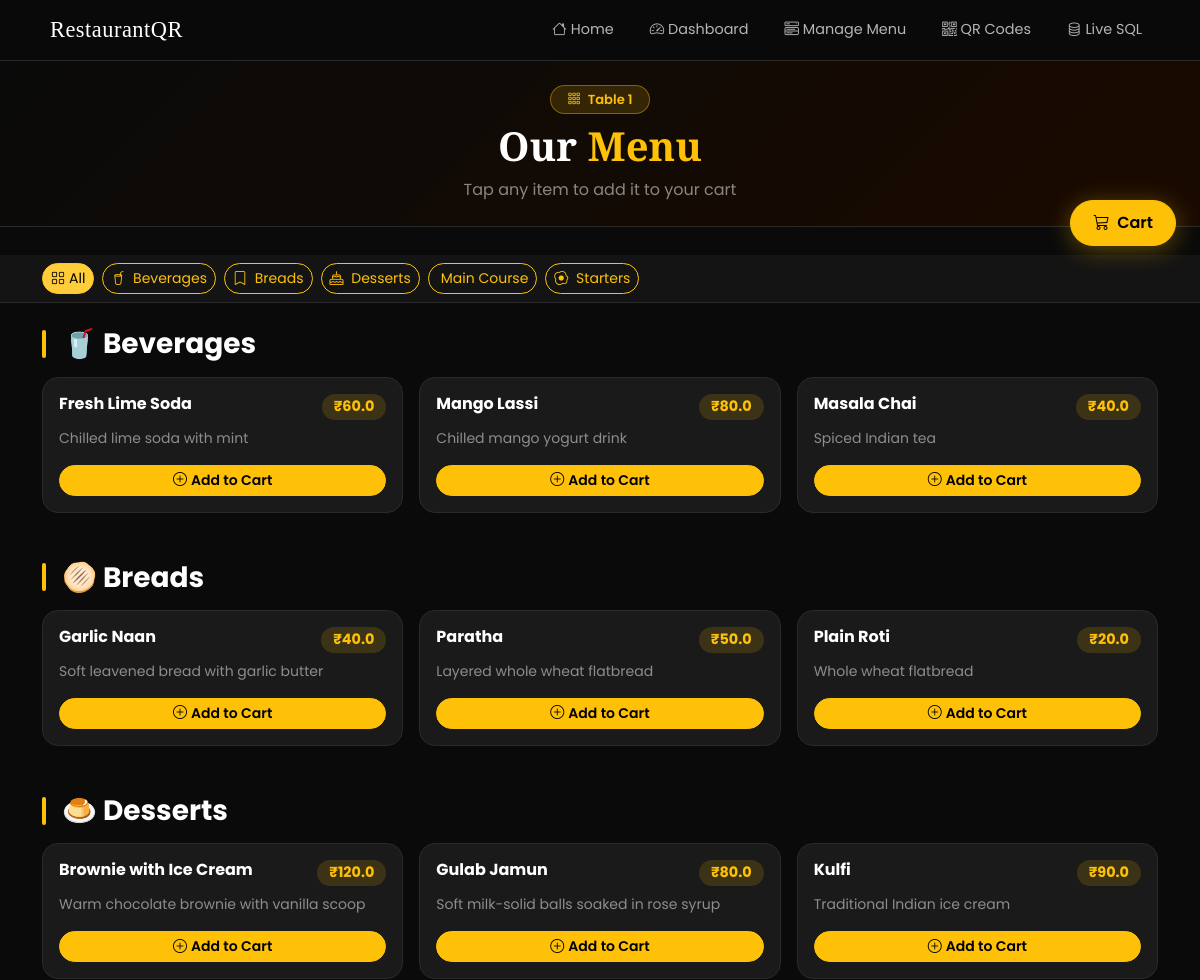
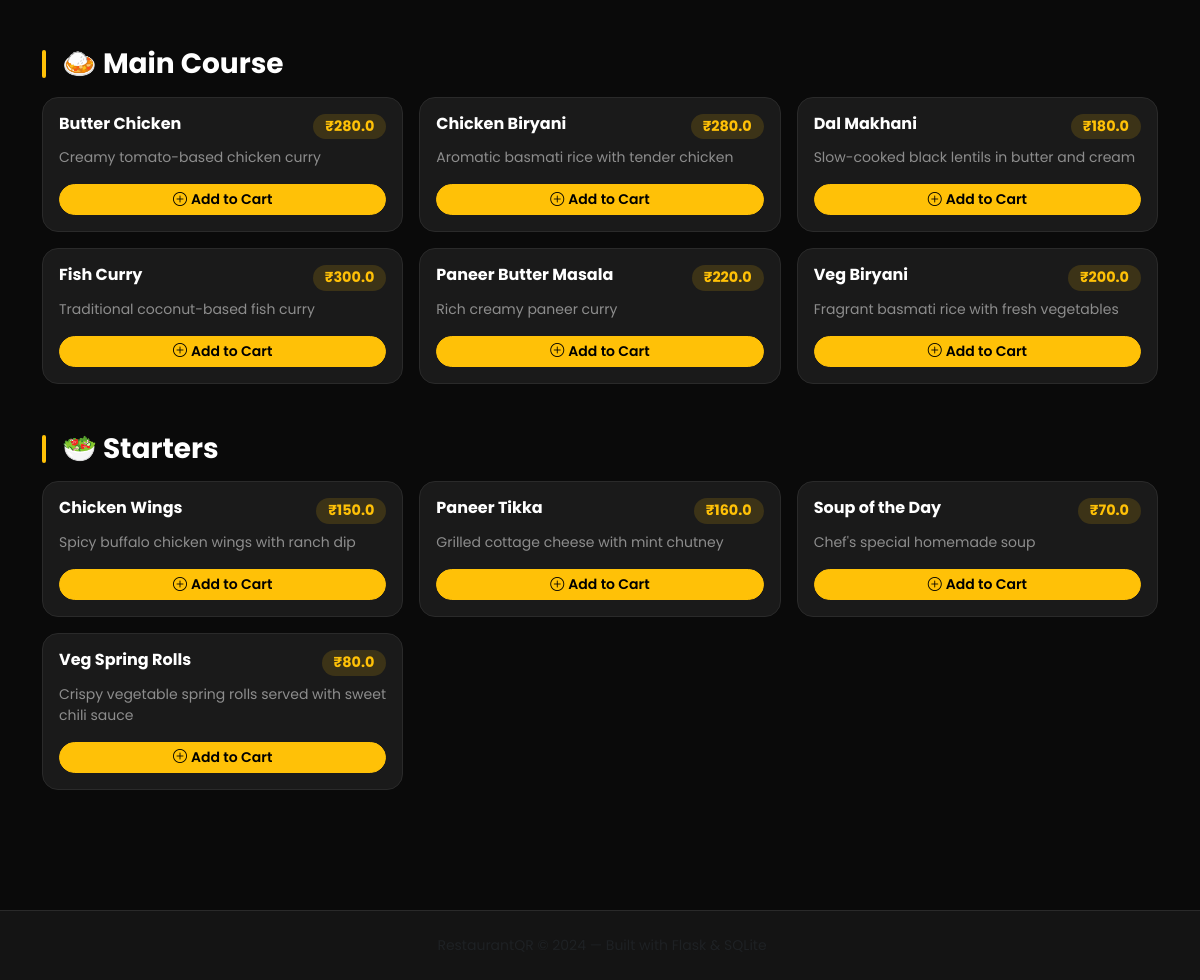
Page /menu/1 on the committed database (2 pictures, top to bottom).
### tables this page shows
CREATE TABLE tables (
            table_id     INTEGER PRIMARY KEY AUTOINCREMENT,
            table_number INTEGER UNIQUE NOT NULL,
            status       TEXT NOT NULL DEFAULT 'available'
                         CHECK(status IN ('available', 'occupied', 'reserved'))
        );

CREATE TABLE menu (
            item_id    INTEGER PRIMARY KEY AUTOINCREMENT,
            item_name  TEXT    NOT NULL,
            price      REAL    NOT NULL,
            category   TEXT    NOT NULL,
            description TEXT   DEFAULT '',
            available  INTEGER NOT NULL DEFAULT 1   -- 1=yes, 0=no
        );

### app.py (the view)
@app.route("/menu/<int:table_number>")
def menu(table_number):
    conn = get_db()
    table = conn.execute(
        "SELECT * FROM tables WHERE table_number = ?", (table_number,)
    ).fetchone()
    if not table:
        conn.close()
        return render_template("error.html", message=f"Table {table_number} does not exist."), 404
    items = conn.execute(
        "SELECT * FROM menu WHERE available = 1 ORDER BY category, item_name"
    ).fetchall()
    conn.close()
    menu_by_category = {}
    for item in items:
        cat = item["category"]
        menu_by_category.setdefault(cat, []).append(dict(item))
    cart_key = f"cart_{table_number}"
    if cart_key not in session:
        session[cart_key] = {}
    cart = session.get(cart_key, {})
    cart_count = sum(cart.values())
    return render_template(
        "menu.html",
        table=table,
        menu_by_category=menu_by_category,
        cart_count=cart_count,
        table_number=table_number,
    )

### app.py (called while the page is built)
def get_db():
    conn = sqlite3.connect(DATABASE)
    return LoggingConnection(conn)

    def execute(self, sql, params=()):
        skip_prefixes = ("PRAGMA",)
        sql_clean = sql.strip()
        if not any(sql_clean.upper().startswith(p) for p in skip_prefixes):
            try:
                from flask import request as _req
                route = _req.path
            except Exception:
                route = "(init)"
            entry = {
                "sql":       sql_clean,
                "params":    list(params) if params else [],
                "timestamp": datetime.now().strftime("%H:%M:%S"),
                "route":     route,
                "rows":      None,   # filled in after fetch
            }
            SQL_LOG.append(entry)
            if len(SQL_LOG) > MAX_LOG_ENTRIES:
                SQL_LOG.pop(0)
        return self._conn.execute(sql, params)

    def close(self):
        self._conn.close()

### templates/menu.html (shortened to what this page needs)
{% extends "base.html" %}
{% block content %}
<div class="menu-header py-4 text-white text-center position-relative">
  <div class="container">
    <span class="table-badge mb-2 d-inline-block">
      <i class="bi bi-grid-3x3-gap me-1"></i> Table {{ table.table_number }}
    </span>
    <h1 class="fw-bold" style="font-family:'Playfair Display',serif;">
      Our <span class="text-warning">Menu</span>
    </h1>
    <p class="text-white-50 mb-0">Tap any item to add it to your cart</p>
  </div>
  <a href="/cart/{{ table_number }}" class="cart-float btn btn-warning rounded-pill shadow-lg">
    <i class="bi bi-cart3 me-1"></i>
    Cart
  </a>
</div>
<div class="sticky-tabs py-2 px-3">
  <div class="container">
    <div class="d-flex gap-2 flex-wrap">
      <button class="btn btn-warning btn-sm rounded-pill tab-btn active" data-cat="all">
        <i class="bi bi-grid me-1"></i>All
      </button>
      {% for cat in menu_by_category.keys() %}
      <button class="btn btn-outline-warning btn-sm rounded-pill tab-btn" data-cat="{{ cat }}">
        {% if cat == "Starters" %}<i class="bi bi-egg-fried me-1"></i>
        {% elif cat == "Main Course" %}<i class="bi bi-bowl-hot me-1"></i>
        {% elif cat == "Breads" %}<i class="bi bi-bookmark me-1"></i>
        {% elif cat == "Desserts" %}<i class="bi bi-cake me-1"></i>
        {% elif cat == "Beverages" %}<i class="bi bi-cup-straw me-1"></i>
        {% else %}<i class="bi bi-star me-1"></i>{% endif %}
        {{ cat }}
      </button>
      {% endfor %}
    </div>
  </div>
</div>
<div class="container py-4">
  {% for category, items in menu_by_category.items() %}
  <div class="menu-section mb-5" data-section="{{ category }}">
    <div class="d-flex align-items-center mb-3">
      <div class="category-bar me-3"></div>
      <h3 class="text-white fw-bold mb-0">
        {% if category == "Starters" %}🥗{% elif category == "Main Course" %}🍛
        {% elif category == "Breads" %}🫓{% elif category == "Desserts" %}🍮
        {% elif category == "Beverages" %}🥤{% else %}🍽️{% endif %}
        {{ category }}
      </h3>
    </div>
    <div class="row g-3">
      {% for item in items %}
      <div class="col-12 col-md-6 col-lg-4">
        <div class="menu-item-card rounded-4 p-3 h-100 d-flex flex-column justify-content-between">
          <div>
            <div class="d-flex justify-content-between align-items-start mb-2">
              <h6 class="text-white fw-bold mb-1">{{ item.item_name }}</h6>
              <span class="price-tag">₹{{ item.price }}</span>
            </div>
            <p class="text-white-50 small mb-0">{{ item.description }}</p>
          </div>
          <div class="mt-3">
            <a href="/add_to_cart/{{ table_number }}/{{ item.item_id }}"
               class="btn btn-warning btn-sm rounded-pill w-100 add-btn">
              <i class="bi bi-plus-circle me-1"></i>Add to Cart
            </a>
          </div>
        </div>
      </div>
      {% endfor %}
    </div>
  </div>
  {% endfor %}
</div>
{% endblock %}

### static/css/style.css (style rules this page uses)
*, *::before, *::after { box-sizing: border-box; margin: 0; padding: 0; }
:root { --gold: #ffc107; --gold-light: #ffe082; --dark-bg: #0a0a0a; --dark-card: #141414; --dark-card2: #1a1a1a; --dark-border:#2a2a2a; --text-muted: rgba(255,255,255,0.45); }
html { scroll-behavior: smooth; }
body { font-family: 'Poppins', sans-serif; background-color: var(--dark-bg); color: #fff; min-height: 100vh; }
.menu-header { background: linear-gradient(135deg, #0a0a0a, #1a0a00); border-bottom: 1px solid var(--dark-border); padding-top: 48px; padding-bottom: 48px; position: relative; }
.table-badge { background: rgba(255,193,7,0.15); border: 1px solid rgba(255,193,7,0.4); color: var(--gold); padding: 4px 16px; border-radius: 100px; font-size: 0.82rem; font-weight: 600; }
.cart-float { position: absolute; right: 24px; bottom: -20px; font-weight: 600; padding: 10px 22px; box-shadow: 0 4px 24px rgba(255,193,7,0.35) !important; z-index: 50; }
.sticky-tabs { background: var(--dark-card); border-bottom: 1px solid var(--dark-border); position: sticky; top: 56px; z-index: 40; margin-top: 28px; overflow-x: auto; white-space: nowrap; }
.menu-item-card { background: var(--dark-card2); border: 1px solid var(--dark-border); transition: transform 0.25s, border-color 0.25s, box-shadow 0.25s; }
.price-tag { background: rgba(255,193,7,0.15); color: var(--gold); padding: 2px 12px; border-radius: 100px; font-weight: 700; font-size: 0.9rem; white-space: nowrap; }
.category-bar { width: 4px; height: 28px; background: var(--gold); border-radius: 4px; }
.add-btn { font-weight: 600; transition: all 0.2s; }

### rows in the picture
tables: table_number "1"
menu: category "Beverages", item_name "Fresh Lime Soda", price "60.0", description "Chilled lime soda with mint"
menu: category "Breads", item_name "Garlic Naan", price "40.0", description "Soft leavened bread with garlic butter"
menu: category "Desserts", item_name "Brownie with Ice Cream", price "120.0", description "Warm chocolate brownie with vanilla scoop"
menu: category "Main Course", item_name "Butter Chicken", price "280.0", description "Creamy tomato-based chicken curry"
menu: category "Starters", item_name "Chicken Wings", price "150.0", description "Spicy buffalo chicken wings with ranch dip"
menu: item_name "Mango Lassi", price "80.0", description "Chilled mango yogurt drink"
menu: item_name "Masala Chai", price "40.0", description "Spiced Indian tea"
menu: item_name "Paratha", price "50.0", description "Layered whole wheat flatbread"
menu: item_name "Plain Roti", price "20.0", description "Whole wheat flatbread"
menu: item_name "Gulab Jamun", price "80.0", description "Soft milk-solid balls soaked in rose syrup"
menu: item_name "Kulfi", price "90.0", description "Traditional Indian ice cream"
menu: item_name "Chicken Biryani", price "280.0", description "Aromatic basmati rice with tender chicken"
menu: item_name "Dal Makhani", price "180.0", description "Slow-cooked black lentils in butter and cream"
menu: item_name "Fish Curry", price "300.0", description "Traditional coconut-based fish curry"
menu: item_name "Paneer Butter Masala", price "220.0", description "Rich creamy paneer curry"
menu: item_name "Veg Biryani", price "200.0", description "Fragrant basmati rice with fresh vegetables"
menu: item_name "Paneer Tikka", price "160.0", description "Grilled cottage cheese with mint chutney"
menu: item_name "Soup of the Day", price "70.0", description "Chef's special homemade soup"
menu: item_name "Veg Spring Rolls", price "80.0", description "Crispy vegetable spring rolls served with sweet chili sauce"
